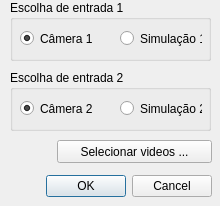
<?xml version="1.0" encoding="UTF-8"?>
<ui version="4.0">
 <class>SetInput</class>
 <widget class="QDialog" name="SetInput">
  <property name="enabled">
   <bool>true</bool>
  </property>
  <property name="geometry">
   <rect>
    <x>0</x>
    <y>0</y>
    <width>220</width>
    <height>206</height>
   </rect>
  </property>
  <property name="windowTitle">
   <string>Entrada</string>
  </property>
  <property name="windowIcon">
   <iconset>
    <normalon>:/images/images/Objectif-photo-Logo-1.png</normalon>
   </iconset>
  </property>
  <widget class="QDialogButtonBox" name="buttonBox">
   <property name="geometry">
    <rect>
     <x>41</x>
     <y>170</y>
     <width>171</width>
     <height>32</height>
    </rect>
   </property>
   <property name="orientation">
    <enum>Qt::Horizontal</enum>
   </property>
   <property name="standardButtons">
    <set>QDialogButtonBox::Cancel|QDialogButtonBox::Ok</set>
   </property>
  </widget>
  <widget class="QGroupBox" name="groupBox">
   <property name="geometry">
    <rect>
     <x>10</x>
     <y>0</y>
     <width>201</width>
     <height>61</height>
    </rect>
   </property>
   <property name="title">
    <string>Escolha de entrada 1</string>
   </property>
   <widget class="QRadioButton" name="bot_cam1">
    <property name="geometry">
     <rect>
      <x>10</x>
      <y>30</y>
      <width>82</width>
      <height>17</height>
     </rect>
    </property>
    <property name="text">
     <string>Câmera 1</string>
    </property>
    <property name="checkable">
     <bool>true</bool>
    </property>
    <property name="checked">
     <bool>true</bool>
    </property>
    <property name="autoRepeat">
     <bool>false</bool>
    </property>
   </widget>
   <widget class="QRadioButton" name="bot_vid1">
    <property name="geometry">
     <rect>
      <x>110</x>
      <y>30</y>
      <width>82</width>
      <height>17</height>
     </rect>
    </property>
    <property name="text">
     <string>Simulação 1</string>
    </property>
   </widget>
  </widget>
  <widget class="QGroupBox" name="groupBox_2">
   <property name="geometry">
    <rect>
     <x>10</x>
     <y>70</y>
     <width>201</width>
     <height>61</height>
    </rect>
   </property>
   <property name="title">
    <string>Escolha de entrada 2</string>
   </property>
   <widget class="QRadioButton" name="bot_vid2">
    <property name="geometry">
     <rect>
      <x>110</x>
      <y>30</y>
      <width>82</width>
      <height>17</height>
     </rect>
    </property>
    <property name="text">
     <string>Simulação 2</string>
    </property>
   </widget>
   <widget class="QRadioButton" name="bot_cam2">
    <property name="geometry">
     <rect>
      <x>10</x>
      <y>30</y>
      <width>82</width>
      <height>17</height>
     </rect>
    </property>
    <property name="text">
     <string>Câmera 2</string>
    </property>
    <property name="checkable">
     <bool>true</bool>
    </property>
    <property name="checked">
     <bool>true</bool>
    </property>
   </widget>
  </widget>
  <widget class="QPushButton" name="pushButton">
   <property name="geometry">
    <rect>
     <x>57</x>
     <y>140</y>
     <width>155</width>
     <height>23</height>
    </rect>
   </property>
   <property name="text">
    <string>Selecionar videos ...</string>
   </property>
  </widget>
  <zorder>groupBox_2</zorder>
  <zorder>groupBox</zorder>
  <zorder>buttonBox</zorder>
  <zorder>pushButton</zorder>
 </widget>
 <resources/>
 <connections>
  <connection>
   <sender>buttonBox</sender>
   <signal>accepted()</signal>
   <receiver>SetInput</receiver>
   <slot>accept()</slot>
   <hints>
    <hint type="sourcelabel">
     <x>248</x>
     <y>254</y>
    </hint>
    <hint type="destinationlabel">
     <x>157</x>
     <y>274</y>
    </hint>
   </hints>
  </connection>
  <connection>
   <sender>buttonBox</sender>
   <signal>rejected()</signal>
   <receiver>SetInput</receiver>
   <slot>reject()</slot>
   <hints>
    <hint type="sourcelabel">
     <x>316</x>
     <y>260</y>
    </hint>
    <hint type="destinationlabel">
     <x>286</x>
     <y>274</y>
    </hint>
   </hints>
  </connection>
 </connections>
</ui>
